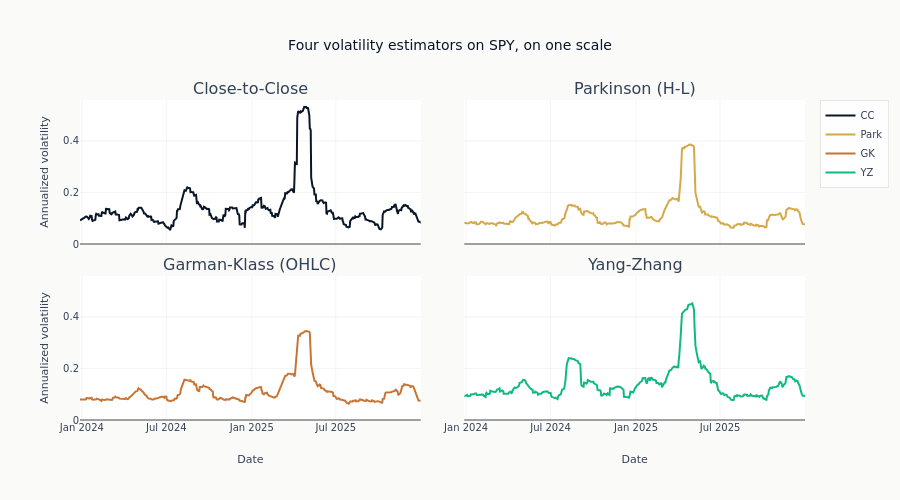

Write notebook code for a chart like this one.
### Markdown cell above
The four panels below share one vertical range. Plotly's `shared_yaxes` ties panels
within a row and not across rows, so without an explicit range the top and bottom rows
rescale independently and the estimator with the smallest spread is drawn as tall as the
one with the largest - which is the comparison this figure exists to make.

### Code cell
n = 504  # Last ~2 years for visualization
fig = make_subplots(
    rows=2,
    cols=2,
    shared_xaxes=True,
    shared_yaxes=True,
    subplot_titles=["Close-to-Close", "Parkinson (H-L)", "Garman-Klass (OHLC)", "Yang-Zhang"],
    vertical_spacing=0.10,
    horizontal_spacing=0.06,
)

for idx, (col, name) in enumerate(
    [("vol_cc", "CC"), ("vol_parkinson", "Park"), ("vol_gk", "GK"), ("vol_yz", "YZ")]
):
    row, c = idx // 2 + 1, idx % 2 + 1
    fig.add_trace(
        go.Scatter(
            x=vol_compare_df["timestamp"].to_list()[-n:],
            y=vol_compare_df[col].to_list()[-n:],
            name=name,
        ),
        row=row,
        col=c,
    )

fig.update_yaxes(title_text="Annualized volatility", col=1)
fig.update_xaxes(title_text="Date", row=2)
_vol_max = max(
    float(max(v for v in vol_compare_df[col].to_list()[-n:] if v is not None))
    for col in ("vol_cc", "vol_parkinson", "vol_gk", "vol_yz")
)
fig.update_yaxes(range=[0, _vol_max * 1.05])
fig.update_layout(
    height=500,
    title="Four volatility estimators on SPY, on one scale",
)
show_plotly_with_alt(
    fig,
    (
        "Four small-multiple panels of annualized SPY volatility over the same two years, "
        "one per estimator, drawn on a single shared vertical range from zero. Each panel "
        "shows the same two events, a bump in mid-2024 and a tall spike in the spring of "
        "2025, against a quiet level for the rest of the span; the mid-2024 bump is "
        "clearest in Yang-Zhang and faintest in Parkinson. The close-to-close panel "
        "reaches the highest peak of the four and is visibly the noisiest line. Parkinson "
        "and Garman-Klass peak lower and run smoother. Yang-Zhang peaks between them and "
        "the close-to-close panel, with far less day-to-day jitter than close-to-close."
    ),
)

### Figure 1 — Plotly figure (JSON) as saved in the notebook; plotly's stock layout.template omitted (floating-point values rounded to 4 significant figures; data arrays with more than 128 entries replaced by an {"elided": "..."} marker saying what was removed)
{"data": [{"name": "CC", "type": "scatter", "x": {"elided": "504 str values"}, "xaxis": "x", "y": {"elided": "504 float values"}, "yaxis": "y"}, {"name": "Park", "type": "scatter", "x": {"elided": "504 str values"}, "xaxis": "x2", "y": {"elided": "504 float values"}, "yaxis": "y2"}, {"name": "GK", "type": "scatter", "x": {"elided": "504 str values"}, "xaxis": "x3", "y": {"elided": "504 float values"}, "yaxis": "y3"}, {"name": "YZ", "type": "scatter", "x": {"elided": "504 str values"}, "xaxis": "x4", "y": {"elided": "504 float values"}, "yaxis": "y4"}], "layout": {"annotations": [{"font": {"size": 16}, "showarrow": false, "text": "Close-to-Close", "x": 0.235, "xanchor": "center", "xref": "paper", "y": 1.0, "yanchor": "bottom", "yref": "paper"}, {"font": {"size": 16}, "showarrow": false, "text": "Parkinson (H-L)", "x": 0.765, "xanchor": "center", "xref": "paper", "y": 1.0, "yanchor": "bottom", "yref": "paper"}, {"font": {"size": 16}, "showarrow": false, "text": "Garman-Klass (OHLC)", "x": 0.235, "xanchor": "center", "xref": "paper", "y": 0.45, "yanchor": "bottom", "yref": "paper"}, {"font": {"size": 16}, "showarrow": false, "text": "Yang-Zhang", "x": 0.765, "xanchor": "center", "xref": "paper", "y": 0.45, "yanchor": "bottom", "yref": "paper"}], "height": 500, "title": {"text": "Four volatility estimators on SPY, on one scale"}, "xaxis": {"anchor": "y", "domain": [0.0, 0.47], "matches": "x3", "showticklabels": false}, "xaxis2": {"anchor": "y2", "domain": [0.53, 1.0], "matches": "x4", "showticklabels": false}, "xaxis3": {"anchor": "y3", "domain": [0.0, 0.47], "title": {"text": "Date"}}, "xaxis4": {"anchor": "y4", "domain": [0.53, 1.0], "title": {"text": "Date"}}, "yaxis": {"anchor": "x", "domain": [0.55, 1.0], "range": [0, 0.5587], "title": {"text": "Annualized volatility"}}, "yaxis2": {"anchor": "x2", "domain": [0.55, 1.0], "matches": "y", "range": [0, 0.5587], "showticklabels": false}, "yaxis3": {"anchor": "x3", "domain": [0.0, 0.45], "range": [0, 0.5587], "title": {"text": "Annualized volatility"}}, "yaxis4": {"anchor": "x4", "domain": [0.0, 0.45], "matches": "y3", "range": [0, 0.5587], "showticklabels": false}}}
